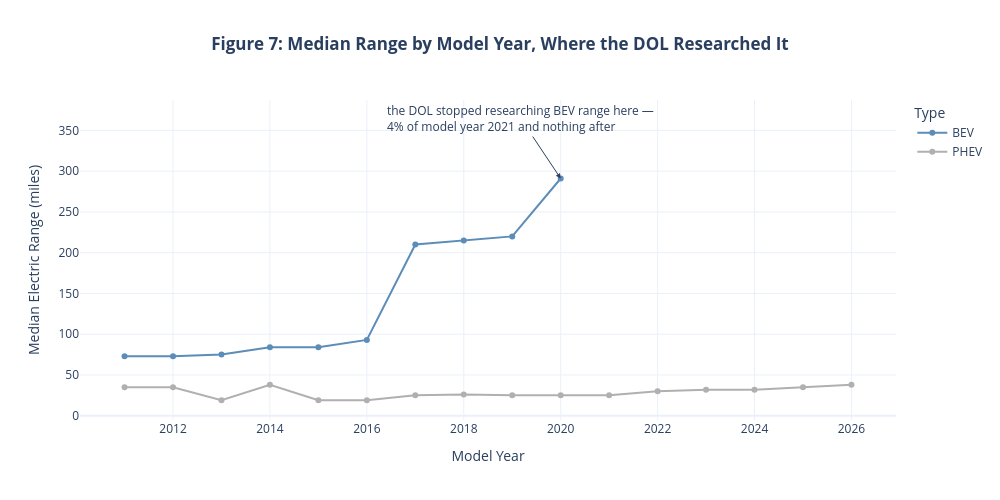

The code cell stored with this chart in its notebook:
### Code cell
fig = viz.range_by_year_lines(range_per_year)

fig.show()

### Figure 1 — Plotly figure (JSON) as saved in the notebook; plotly's stock layout.template omitted (floating-point values rounded to 4 significant figures)
{"data": [{"customdata": [[532.0, 1.0], [609.0, 1.0], [2460.0, 1.0], [1555.0, 1.0], [3151.0, 1.0], [3431.0, 1.0], [4493.0, 1.0], [9632.0, 0.9999], [8720.0, 0.9986], [10050.0, 0.9928]], "hovertemplate": "Electric Vehicle Type=BEV<br>Model Year=%{x}<br>Median Electric Range (miles)=%{y}<br>Registrations=%{customdata[0]}<br>Coverage=%{customdata[1]:.0%}<extra></extra>", "legendgroup": "BEV", "line": {"color": "#5B8DB8", "dash": "solid"}, "marker": {"symbol": "circle"}, "mode": "lines+markers", "name": "BEV", "orientation": "v", "showlegend": true, "type": "scatter", "x": [2011, 2012, 2013, 2014, 2015, 2016, 2017, 2018, 2019, 2020], "xaxis": "x", "y": [73.0, 73.0, 75.0, 84.0, 84.0, 93.0, 210.0, 215.0, 220.0, 291.0], "yaxis": "y"}, {"customdata": [[57.0, 1.0], [786.0, 1.0], [1501.0, 1.0], [1655.0, 1.0], [1238.0, 1.0], [1630.0, 1.0], [3890.0, 1.0], [4231.0, 1.0], [2032.0, 1.0], [1804.0, 1.0], [4334.0, 1.0], [4849.0, 1.0], [7489.0, 1.0], [10540.0, 1.0], [7801.0, 0.9953], [781.0, 0.9974]], "hovertemplate": "Electric Vehicle Type=PHEV<br>Model Year=%{x}<br>Median Electric Range (miles)=%{y}<br>Registrations=%{customdata[0]}<br>Coverage=%{customdata[1]:.0%}<extra></extra>", "legendgroup": "PHEV", "line": {"color": "#B0B0B0", "dash": "solid"}, "marker": {"symbol": "circle"}, "mode": "lines+markers", "name": "PHEV", "orientation": "v", "showlegend": true, "type": "scatter", "x": [2011, 2012, 2013, 2014, 2015, 2016, 2017, 2018, 2019, 2020, 2021, 2022, 2023, 2024, 2025, 2026], "xaxis": "x", "y": [35.0, 35.0, 19.0, 38.0, 19.0, 19.0, 25.0, 26.0, 25.0, 25.0, 25.0, 30.0, 32.0, 32.0, 35.0, 38.0], "yaxis": "y"}], "layout": {"annotations": [{"align": "left", "arrowhead": 2, "ax": -40, "ay": -60, "showarrow": true, "text": "the DOL stopped researching BEV range here —<br>4% of model year 2021 and nothing after", "x": 2020, "y": 291.0}], "height": 500, "legend": {"title": {"text": "Type"}, "tracegroupgap": 0}, "title": {"text": "<b>Figure 7: Median Range by Model Year, Where the DOL Researched It</b>", "x": 0.5}, "width": 1000, "xaxis": {"anchor": "y", "domain": [0.0, 1.0], "title": {"text": "Model Year"}}, "yaxis": {"anchor": "x", "domain": [0.0, 1.0], "title": {"text": "Median Electric Range (miles)"}}}}
